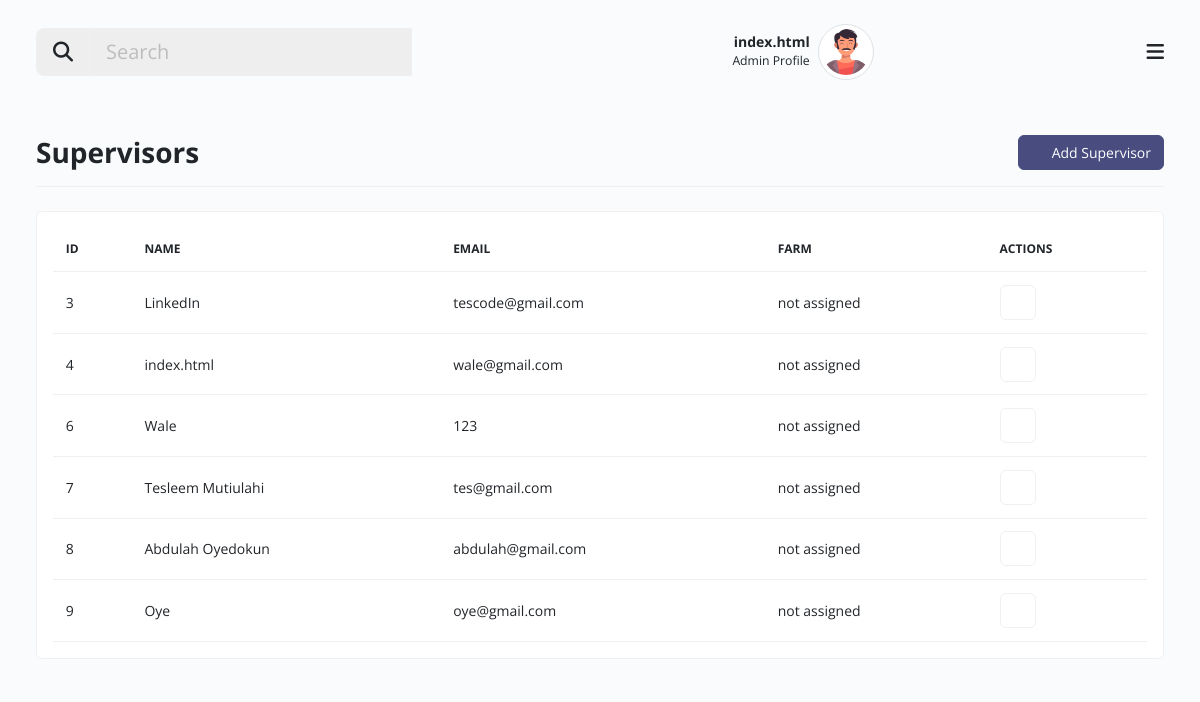
/assign_farms.php (signed in), run on the app's committed database.
### tables this page shows
CREATE TABLE `users` (
  `id` int(11) NOT NULL,
  `name` varchar(200) NOT NULL,
  `email` varchar(200) NOT NULL,
  `password` varchar(250) NOT NULL,
  `role_id` varchar(20) NOT NULL COMMENT '1=admin, 2=supervisor, 3=>farmers',
  `created_at` timestamp NOT NULL DEFAULT current_timestamp()
);

### includes/config.php (called while the page is built, shortened)
<?php
include 'includes/database.php';
$student_id = $_SESSION['auth_id'];
$sql = "SELECT * FROM users WHERE id = '$student_id'";
$result = mysqli_query($dbconnect, $sql);
while ($user = mysqli_fetch_array($result)) {
    $name = $user['name'];
}
$sql_supervisor = "SELECT * FROM users WHERE role_id = '2'";
$resultSupervisor = mysqli_query($dbconnect, $sql_supervisor);
$supervisor = mysqli_num_rows($resultSupervisor);
function getAssignedFarm($supervisor_id)
{
    include 'includes/database.php';
    $sql = "SELECT * FROM farm_users INNER JOIN farm_details ON  farm_details.id = farm_users.farm_id WHERE farm_users.user_id = '$supervisor_id'";
    $result = mysqli_query($dbconnect, $sql);
    $farm = mysqli_num_rows($result);
    if ($farm > 0) {
        return mysqli_fetch_array($result)['name'];
    } else {
        return "not assigned";
    }
}

### assign_farms.php (the view, shortened to what this page needs)
<?php
include "includes/config.php";
?>
<!doctype html>
<html class="no-js" lang="en" dir="ltr">
<head>
    <link rel="stylesheet" href="assets/css/my-task.style.min.css">
</head>
<body>
    <div id="mytask-layout" class="theme-indigo">
        <div class="main px-lg-4 px-md-4">
            <?php include "layout/header.php"; ?>
            <div class="body d-flex py-lg-3 py-md-2">
                <div class="container-xxl">
                    <div class="row align-items-center">
                        <div class="border-0 mb-4">
                            <div class="card-header p-0 no-bg bg-transparent d-flex align-items-center px-0 justify-content-between border-bottom flex-wrap">
                                <h3 class="fw-bold py-3 mb-0">Supervisors</h3>
                                <div class="d-flex py-2 project-tab flex-wrap w-sm-100">
                                    <button type="button" class="btn btn-dark w-sm-100" data-bs-toggle="modal" data-bs-target="#createproject"><i class="icofont-plus-circle me-2 fs-6"></i>Add Supervisor</button>
                                </div>
                            </div>
                        </div>
                    </div>
                    <div class="row clearfix g-3">
                        <div class="col-sm-12">
                            <div class="card mb-3">
                                <div class="card-body">
                                    <table id="myProjectTable" class="table table-hover align-middle mb-0" style="width:100%">
                                        <thead>
                                            <tr>
                                                <th>Id</th>
                                                <th>Name</th>
                                                <th>Email</th>
                                                <th>Farm</th>
                                                <th>Actions</th>
                                            </tr>
                                        </thead>
                                        <tbody>
                                            <?php
                                            if (isset($supervisor) and $supervisor > 0) {
                                                while ($FarmersRow = mysqli_fetch_array($resultSupervisor)) {
                                                    $id = $FarmersRow['id'];
                                                    $name = $FarmersRow['name'];
                                                    $email = $FarmersRow['email'];
                                            ?>
                                                    <tr>
                                                        <td><?php echo $id; ?></td>
                                                        <td><?php echo $name; ?></td>
                                                        <td><?php echo $email; ?></td>
                                                        <td><?php echo getAssignedFarm($id) ?></td>
                                                        <td>
                                                            <div class="btn-group" role="group" aria-label="Basic outlined example">
                                                                <button type="button" class="btn btn-outline-secondary" data-bs-toggle="modal" data-bs-target="#editproject<?php echo $id; ?>"><i class="icofont-edit text-success"></i></button>
                                                            </div>
                                                        </td>
                                                    </tr>
                                            <?php
                                                }
                                            } ?>
                                        </tbody>
                                    </table>
                                </div>
                            </div>
                        </div>
                    </div>
                </div>
            </div>
        </div>
    </div>
</body>
</html>

### layout/header.php (shortened to what this page needs)
<div class="header">
            <nav class="navbar py-4">
                <div class="container-xxl">
                    <div class="h-right d-flex align-items-center mr-5 mr-lg-0 order-1">
                        <div class="dropdown notifications zindex-popover">
                            <a class="nav-link dropdown-toggle pulse" href="#" role="button" data-bs-toggle="dropdown">
                                <i class="icofont-alarm fs-5"></i>
                            </a>
                        </div>
                        <div class="dropdown user-profile ml-2 ml-sm-3 d-flex align-items-center zindex-popover">
                            <div class="u-info me-2">
                                <p class="mb-0 text-end line-height-sm "><span class="font-weight-bold"><?php echo $name; ?></span></p>
                                <small>Admin Profile</small>
                            </div>
                            <a class="nav-link dropdown-toggle pulse p-0" href="#" role="button" data-bs-toggle="dropdown" data-bs-display="static">
                                <img class="avatar lg rounded-circle img-thumbnail" src="assets/images/profile_av.png" alt="profile">
                            </a>
                        </div>
                    </div>
                    <button class="navbar-toggler p-0 border-0 menu-toggle order-3" type="button" data-bs-toggle="collapse" data-bs-target="#mainHeader">
                        <span class="fa fa-bars"></span>
                    </button>
                    <div class="order-0 col-lg-4 col-md-4 col-sm-12 col-12 mb-3 mb-md-0 ">
                        <div class="input-group flex-nowrap input-group-lg">
                            <button type="button" class="input-group-text" id="addon-wrapping"><i class="fa fa-search"></i></button>
                            <input type="search" class="form-control" placeholder="Search" aria-label="search" aria-describedby="addon-wrapping">
                        </div>
                    </div>
                </div>
            </nav>
        </div>

### data on the page
users: name "index.html"
users: id "3", name "LinkedIn", email "tescode@gmail.com", id "not assigned"
users: id "4", name "index.html", email "wale@gmail.com", id "not assigned"
users: id "6", name "Wale", email "123", id "not assigned"
users: id "7", name "Tesleem Mutiulahi", email "tes@gmail.com", id "not assigned"
users: id "8", name "Abdulah Oyedokun", email "abdulah@gmail.com", id "not assigned"
users: id "9", name "Oye", email "oye@gmail.com", id "not assigned"
